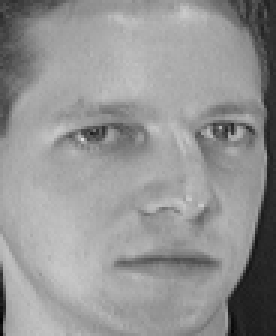
#> input picture att_faces/OLDS/s1/2.pgm, 92 x 112 px, given in place of the camera (shown 3 times larger)
$ python TmarFotos.py att_faces/OLDS/s1/2.pgm
#> lines starting #> are read from the running program, lines starting #| are printed output that depends on the picture
## Codigo creado por Jorge Martin
## https://pixelexperiment.wordpress.com
## Puedes copiar, modificar o distribuir este Software libremente
## Pero no elimines estos creditos, gracias.
import cv2, sys, numpy, os
size = 4
fn_haar = 'haarcascade_frontalface_alt.xml'
fn_dir = 'att_faces/orl_faces'
fn_name = sys.argv[1]
path = os.path.join(fn_dir, fn_name)
if not os.path.isdir(path):
    os.mkdir(path)
(im_width, im_height) = (112, 92)
haar_cascade = cv2.CascadeClassifier(fn_haar)
webcam = cv2.VideoCapture(0)


NumeroFotos = int(input("Cuantas fotos deseas realizar?\n"))
#> the answer given: 3

count = 0
while count < NumeroFotos:
    (rval, im) = webcam.read()
#> im is the input picture: shape (112, 92, 3); min 2, max 223, mean 148
    im = cv2.flip(im, 1, 0)
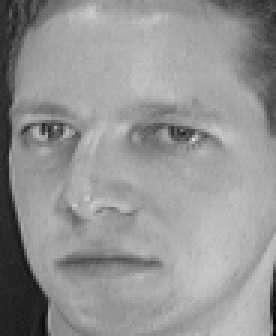
#> im: shape (112, 92, 3) (shown 3 times larger); min 2, max 223, mean 148
    gray = cv2.cvtColor(im, cv2.COLOR_BGR2GRAY)
    mini = cv2.resize(gray, (gray.shape[1] / size, gray.shape[0] / size))
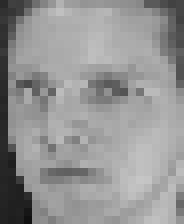
#> mini: shape (28, 23) (shown 8 times larger); min 17, max 198, mean 147.9
    faces = haar_cascade.detectMultiScale(mini)
#> faces = ()
    faces = sorted(faces, key=lambda x: x[3])
#> faces = []
    if faces:
        face_i = faces[0]
        (x, y, w, h) = [v * size for v in face_i]
        face = gray[y:y + h, x:x + w]
        face_resize = cv2.resize(face, (im_width, im_height))
        pin=sorted([int(n[:n.find('.')]) for n in os.listdir(path)
               if n[0]!='.' ]+[0])[-1] + 1
        cv2.imwrite('%s/%s.png' % (path, pin), face_resize)
        cv2.rectangle(im, (x, y), (x + w, y + h), (0, 255, 0), 3)
        cv2.putText(im, fn_name, (x - 10, y - 10), cv2.FONT_HERSHEY_PLAIN,
            1,(0, 255, 0))
        count += 1
    cv2.imshow('OpenCV', im)


    key = cv2.waitKey(10)
#> (key Esc is pressed here)
    if key == 27:
        break

webcam.release()
cv2.destroyAllWindows()
print('Fotografias terminadas')


## Codigo creado por Jorge Martin
## https://pixelexperiment.wordpress.com
## Puedes copiar, modificar o distribuir este Software libremente
## Pero no elimines estos creditos, gracias.
